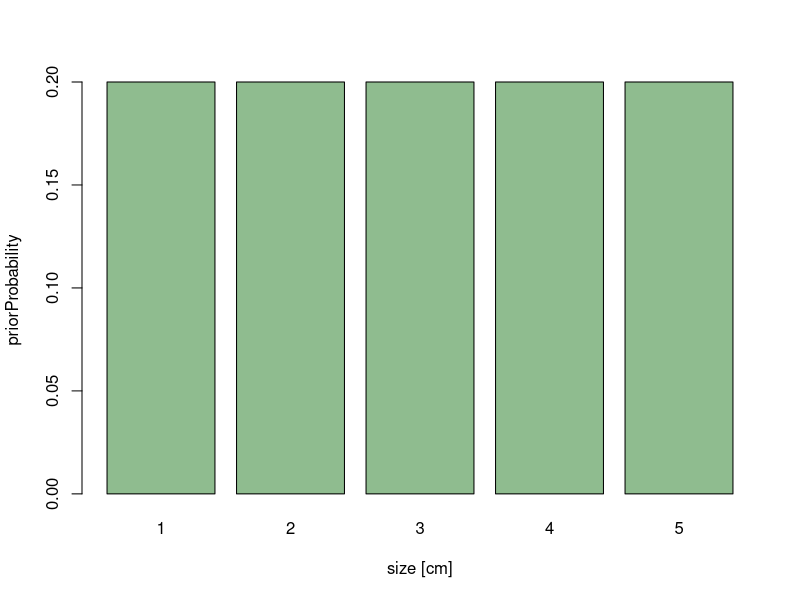
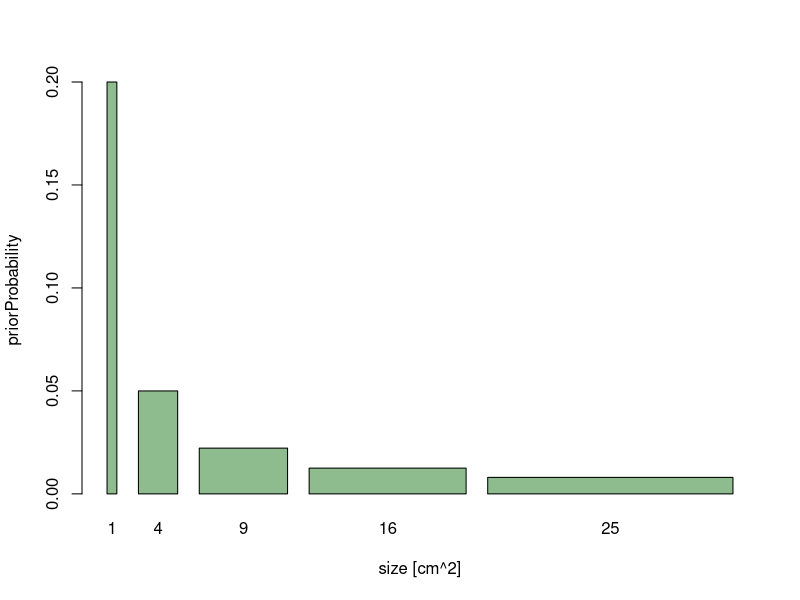

Reproduce these figures in R, in order.
## ---- chunk 1
knitr::opts_chunk$set(fig.width=5, fig.height=5)
## ---- chunk 2
set.seed(123)
## ---- chunk 3
values = 1:5
priorWeight = rep(1/5, 5)
barplot(priorWeight, names.arg = values, xlab = "size [cm]", ylab = "priorProbability", col = "darkseagreen")
## ---- chunk 4
barplot(priorWeight/values^2, width = values^2, names.arg = values^2, xlab = "size [cm^2]", ylab = "priorProbability", col = "darkseagreen")
